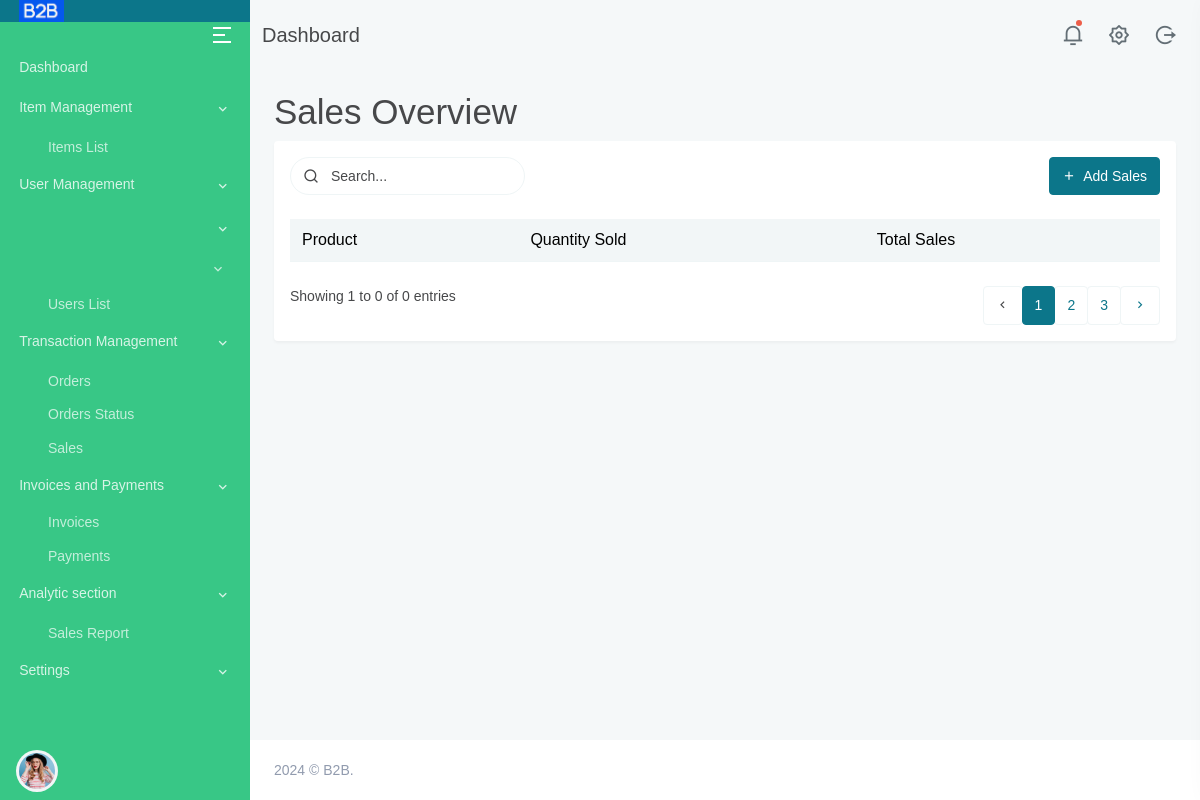
The app's page /sales/, older data.
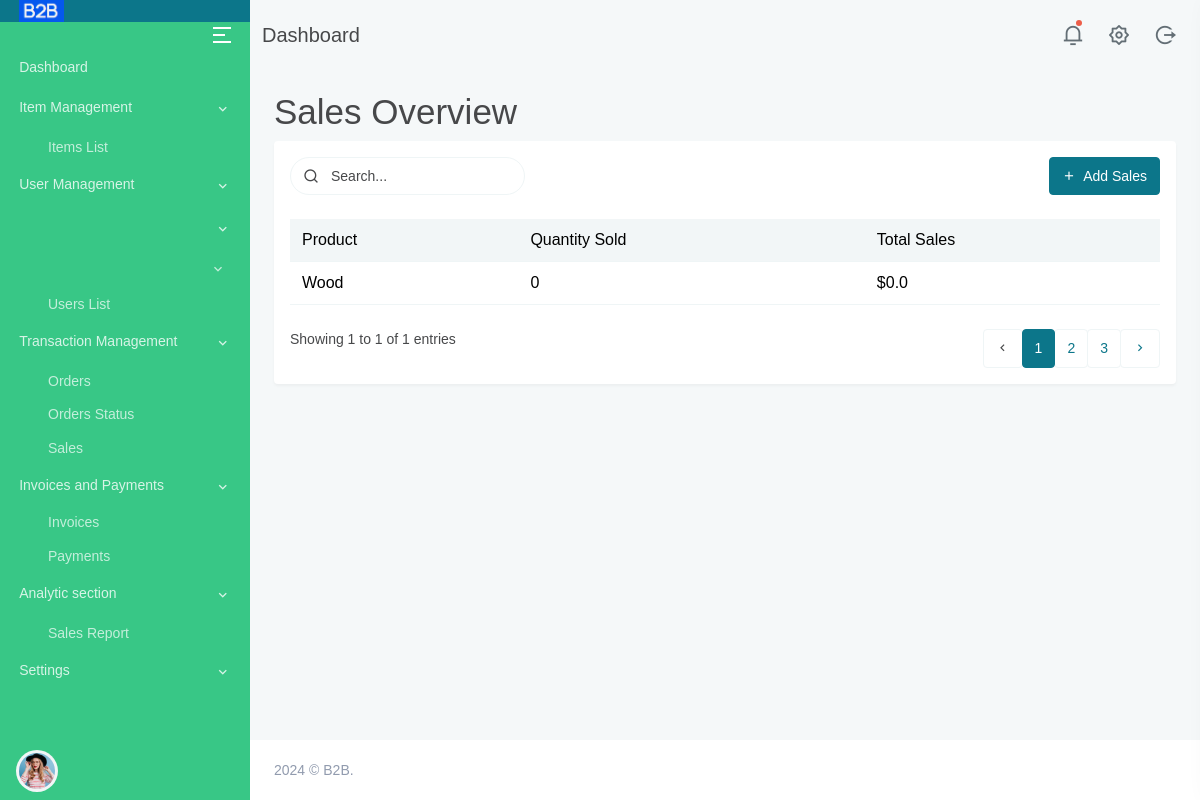
The same page, newer data.
### main/models.py (models this page shows, shortened)
class Item(models.Model):
    item_name = models.CharField(max_length=100)
    category = models.ForeignKey(Category, on_delete=models.CASCADE)
    price = models.FloatField()
    item_image = models.ImageField(upload_to='items_images/')
    description = models.TextField()
    seller_name = models.CharField(max_length=100, default="john")

### main/views.py (the view)
# urls.py: path('sales/', views.sales_overview, name='sales'),
def sales_overview(request):
    sales = Item.objects.all()  # Customize this query based on your sales logic
    sales_data = []
    for item in sales:
        total_quantity = OrderItem.objects.filter(item=item).aggregate(total_quantity=Sum('quantity'))['total_quantity'] or 0
        total_sales = total_quantity * item.price
        sales_data.append({
            'item_name': item.item_name,
            'total_quantity': total_quantity,
            'total_sales': total_sales,
        })
    context = {'sales': sales_data}
    return render(request, 'sales.html', context)

### templates/sales.html (shortened to what the changed rows need)
﻿{% extends "base.html" %}
{% load static %}
{% block content %}
    <div class="main-content">
        <div class="page-content">
            <div class="container-fluid">
                <h1>Sales Overview</h1>
                <div class="card">
                    <div class="card-body">
                        <div class="table-responsive mb-4">
                            <table class="table table-hover table-nowrap align-middle mb-0">
                                <thead class="bg-light">
                                    <tr>
                                        <th scope="col">Product</th>
                                        <th scope="col">Quantity Sold</th>
                                        <th scope="col">Total Sales</th>
                                    </tr>
                                </thead>
                                <tbody>
                                    {% for sale in sales %}
                                    <tr>
                                        <td>{{ sale.item_name }}</td>
                                        <td>{{ sale.total_quantity }}</td>
                                        <td>${{ sale.total_sales }}</td>
                                    </tr>
                                    {% endfor %}
                                </tbody>
                            </table>
                        </div>
                        <div class="row mt-4">
                            <div class="col-sm-6">
                                <div>
                                    <p class="mb-sm-0">Showing 1 to {{ sales|length }} of {{ sales|length }} entries</p>
                                </div>
                            </div>
                        </div>
                    </div>
                </div>
            </div>
        </div>
    </div>
{% endblock %}

Row changes from the older to the newer data that the page shows:
added Item: item_name "Wood"
Text that changed along with them:
{{ sales|length }}: "0" → "1"
new list line: "0 $ 0.0"
